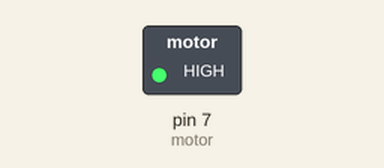
Simulated run of this sketch. Board: Arduino Uno, built with avr-gcc and run on an emulated ATmega328P. Parts: switched loads named in the sketch (green lamp = pin HIGH). What the sketch prints to the serial monitor is not drawn.

Above: at 0.1 s.
At 5.1 s:
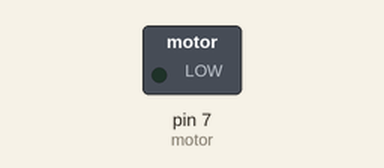
Timing chart, 0 to 16.5 s (numbered marks = the images above):
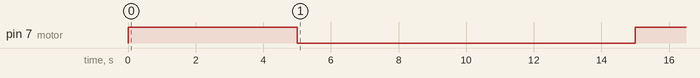

The sketch:

BuongSatKhuan.ino
```cpp
int motor = 7;

void setup() {
  // put your setup code here, to run once:
  Serial.begin(9600);
  pinMode(motor, OUTPUT);
}

void loop() {
  // put your main code here, to run repeatedly: HIGH = tắt; LOW = bật
  digitalWrite(motor, HIGH);
  Serial.println("Ổn định vị trí");
  delay(5000);

  digitalWrite(motor, LOW);
  Serial.println("Lồng quay");
  Serial.println("Bật máy bơm");
  delay(10000);

  digitalWrite(motor, HIGH);
  Serial.println("Tắt máy bơm");
  Serial.println("Tắt motor");
  delay(120000);
  Serial.println();
}
```

Measured:
- by itself, pin 7 (motor): LOW → HIGH at 0.00 s, → LOW 5.0 s later, → HIGH 10.0 s later
